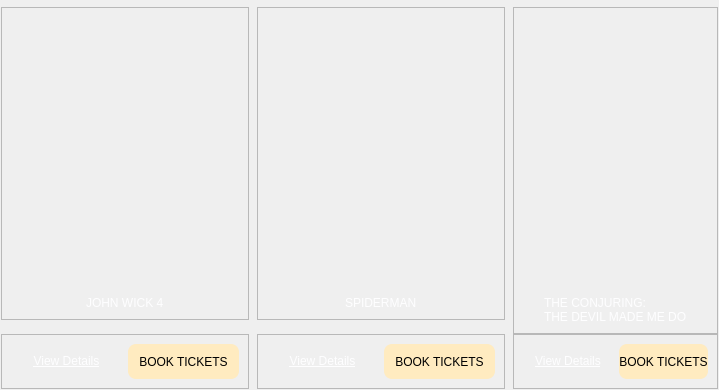
               <widget class="QWidget" name="widget_4" native="true">
                <property name="styleSheet">
                 <string notr="true"/>
                </property>
                <layout class="QHBoxLayout" name="horizontalLayout_10">
                 <property name="spacing">
                  <number>6</number>
                 </property>
                 <property name="leftMargin">
                  <number>0</number>
                 </property>
                 <property name="topMargin">
                  <number>6</number>
                 </property>
                 <property name="rightMargin">
                  <number>0</number>
                 </property>
                 <property name="bottomMargin">
                  <number>0</number>
                 </property>
                 <item>
                  <widget class="QWidget" name="widget_7" native="true">
                   <property name="minimumSize">
                    <size>
                     <width>250</width>
                     <height>0</height>
                    </size>
                   </property>
                   <layout class="QVBoxLayout" name="verticalLayout_10">
                    <property name="spacing">
                     <number>0</number>
                    </property>
                    <property name="leftMargin">
                     <number>1</number>
                    </property>
                    <property name="topMargin">
                     <number>1</number>
                    </property>
                    <property name="rightMargin">
                     <number>1</number>
                    </property>
                    <property name="bottomMargin">
                     <number>1</number>
                    </property>
                    <item>
                     <widget class="QFrame" name="frame_6">
                      <property name="frameShape">
                       <enum>QFrame::StyledPanel</enum>
                      </property>
                      <property name="frameShadow">
                       <enum>QFrame::Raised</enum>
                      </property>
                      <layout class="QVBoxLayout" name="verticalLayout_11">
                       <item alignment="Qt::AlignHCenter">
                        <widget class="QLabel" name="label_10">
                         <property name="minimumSize">
                          <size>
                           <width>185</width>
                           <height>273</height>
                          </size>
                         </property>
                         <property name="maximumSize">
                          <size>
                           <width>185</width>
                           <height>273</height>
                          </size>
                         </property>
                         <property name="text">
                          <string/>
                         </property>
                         <property name="pixmap">
                          <pixmap resource="../../utils/resources_poster.qrc">:/Poster/images/Poster/JohnWick.jpg</pixmap>
                         </property>
                         <property name="scaledContents">
                          <bool>true</bool>
                         </property>
                        </widget>
                       </item>
                       <item alignment="Qt::AlignHCenter">
                        <widget class="QLabel" name="label_11">
                         <property name="styleSheet">
                          <string notr="true">
font: 75 bold 12pt &quot;Segoe UI Variable Display&quot;;
color: rgb(254, 254, 255);</string>
                         </property>
                         <property name="text">
                          <string>JOHN WICK 4</string>
                         </property>
                        </widget>
                       </item>
                      </layout>
                     </widget>
                    </item>
                    <item alignment="Qt::AlignBottom">
                     <widget class="QFrame" name="frame_19">
                      <property name="frameShape">
                       <enum>QFrame::StyledPanel</enum>
                      </property>
                      <property name="frameShadow">
                       <enum>QFrame::Raised</enum>
                      </property>
                      <layout class="QHBoxLayout" name="horizontalLayout_17">
                       <item>
                        <widget class="QPushButton" name="btn_ViewDetails_12">
                         <property name="styleSheet">
                          <string notr="true">text-decoration: underline;
font: 63 10pt &quot;Segoe UI Semibold&quot;;
border-radius: 8px;
color: rgb(254, 254, 255);
</string>
                         </property>
                         <property name="text">
                          <string>View Details</string>
                         </property>
                         <property name="icon">
                          <iconset resource="../../utils/resources.qrc">
                           <normaloff>:/WhiteIcons/images/icons/WhiteIcons/alert_circle_ic.svg</normaloff>:/WhiteIcons/images/icons/WhiteIcons/alert_circle_ic.svg</iconset>
                         </property>
                         <property name="iconSize">
                          <size>
                           <width>24</width>
                           <height>24</height>
                          </size>
                         </property>
                        </widget>
                       </item>
                       <item>
                        <widget class="QPushButton" name="btn_BookTicket_11">
                         <property name="minimumSize">
                          <size>
                           <width>0</width>
                           <height>35</height>
                          </size>
                         </property>
                         <property name="styleSheet">
                          <string notr="true">border-radius: 8px;
font: 87 10pt &quot;Segoe UI Black&quot;;
background-color: rgb(255, 235, 192);
color: rgb(0, 0, 0);</string>
                         </property>
                         <property name="text">
                          <string>BOOK TICKETS</string>
                         </property>
                         <property name="iconSize">
                          <size>
                           <width>30</width>
                           <height>30</height>
                          </size>
                         </property>
                        </widget>
                       </item>
                      </layout>
                     </widget>
                    </item>
                   </layout>
                  </widget>
                 </item>
                 <item>
                  <widget class="QWidget" name="widget_8" native="true">
                   <property name="minimumSize">
                    <size>
                     <width>250</width>
                     <height>0</height>
                    </size>
                   </property>
                   <layout class="QVBoxLayout" name="verticalLayout_7">
                    <property name="spacing">
                     <number>0</number>
                    </property>
                    <property name="leftMargin">
                     <number>1</number>
                    </property>
                    <property name="topMargin">
                     <number>1</number>
                    </property>
                    <property name="rightMargin">
                     <number>1</number>
                    </property>
                    <property name="bottomMargin">
                     <number>1</number>
                    </property>
                    <item>
                     <widget class="QFrame" name="frame_2">
                      <property name="frameShape">
                       <enum>QFrame::StyledPanel</enum>
                      </property>
                      <property name="frameShadow">
                       <enum>QFrame::Raised</enum>
                      </property>
                      <layout class="QVBoxLayout" name="verticalLayout_12">
                       <item alignment="Qt::AlignHCenter">
                        <widget class="QLabel" name="label">
                         <property name="minimumSize">
                          <size>
                           <width>185</width>
                           <height>273</height>
                          </size>
                         </property>
                         <property name="maximumSize">
                          <size>
                           <width>185</width>
                           <height>273</height>
                          </size>
                         </property>
                         <property name="text">
                          <string/>
                         </property>
                         <property name="pixmap">
                          <pixmap resource="../../utils/resources_poster.qrc">:/Poster/images/Poster/Spiderman.jpg</pixmap>
                         </property>
                         <property name="scaledContents">
                          <bool>true</bool>
                         </property>
                        </widget>
                       </item>
                       <item alignment="Qt::AlignHCenter">
                        <widget class="QLabel" name="label_7">
                         <property name="styleSheet">
                          <string notr="true">
font: 75 bold 12pt &quot;Segoe UI Variable Display&quot;;
color: rgb(254, 254, 255);</string>
                         </property>
                         <property name="text">
                          <string>SPIDERMAN</string>
                         </property>
                        </widget>
                       </item>
                      </layout>
                     </widget>
                    </item>
                    <item alignment="Qt::AlignBottom">
                     <widget class="QFrame" name="frame_18">
                      <property name="frameShape">
                       <enum>QFrame::StyledPanel</enum>
                      </property>
                      <property name="frameShadow">
                       <enum>QFrame::Raised</enum>
                      </property>
                      <layout class="QHBoxLayout" name="horizontalLayout_16">
                       <item>
                        <widget class="QPushButton" name="btn_ViewDetails_11">
                         <property name="styleSheet">
                          <string notr="true">text-decoration: underline;
font: 63 10pt &quot;Segoe UI Semibold&quot;;
border-radius: 8px;
color: rgb(254, 254, 255);
</string>
                         </property>
                         <property name="text">
                          <string>View Details</string>
                         </property>
                         <property name="icon">
                          <iconset resource="../../utils/resources.qrc">
                           <normaloff>:/WhiteIcons/images/icons/WhiteIcons/alert_circle_ic.svg</normaloff>:/WhiteIcons/images/icons/WhiteIcons/alert_circle_ic.svg</iconset>
                         </property>
                         <property name="iconSize">
                          <size>
                           <width>24</width>
                           <height>24</height>
                          </size>
                         </property>
                        </widget>
                       </item>
                       <item>
                        <widget class="QPushButton" name="btn_BookTicket_10">
                         <property name="minimumSize">
                          <size>
                           <width>0</width>
                           <height>35</height>
                          </size>
                         </property>
                         <property name="styleSheet">
                          <string notr="true">border-radius: 8px;
font: 87 10pt &quot;Segoe UI Black&quot;;
background-color: rgb(255, 235, 192);
color: rgb(0, 0, 0);</string>
                         </property>
                         <property name="text">
                          <string>BOOK TICKETS</string>
                         </property>
                         <property name="iconSize">
                          <size>
                           <width>30</width>
                           <height>30</height>
                          </size>
                         </property>
                        </widget>
                       </item>
                      </layout>
                     </widget>
                    </item>
                   </layout>
                  </widget>
                 </item>
                 <item>
                  <widget class="QWidget" name="widget_6" native="true">
                   <property name="styleSheet">
                    <string notr="true"/>
                   </property>
                   <layout class="QVBoxLayout" name="verticalLayout_8">
                    <property name="spacing">
                     <number>0</number>
                    </property>
                    <property name="leftMargin">
                     <number>1</number>
                    </property>
                    <property name="topMargin">
                     <number>1</number>
                    </property>
                    <property name="rightMargin">
                     <number>1</number>
                    </property>
                    <property name="bottomMargin">
                     <number>1</number>
                    </property>
                    <item>
                     <widget class="QFrame" name="frame_4">
                      <property name="frameShape">
                       <enum>QFrame::StyledPanel</enum>
                      </property>
                      <property name="frameShadow">
                       <enum>QFrame::Raised</enum>
                      </property>
                      <layout class="QVBoxLayout" name="verticalLayout_9">
                       <item alignment="Qt::AlignHCenter">
                        <widget class="QLabel" name="label_8">
                         <property name="minimumSize">
                          <size>
                           <width>185</width>
                           <height>273</height>
                          </size>
                         </property>
                         <property name="maximumSize">
                          <size>
                           <width>185</width>
                           <height>273</height>
                          </size>
                         </property>
                         <property name="text">
                          <string/>
                         </property>
                         <property name="pixmap">
                          <pixmap resource="../../utils/resources_poster.qrc">:/Poster/images/Poster/TheConjuring.jpg</pixmap>
                         </property>
                         <property name="scaledContents">
                          <bool>true</bool>
                         </property>
                        </widget>
                       </item>
                       <item alignment="Qt::AlignHCenter">
                        <widget class="QLabel" name="label_9">
                         <property name="styleSheet">
                          <string notr="true">
font: 75 bold 12pt &quot;Segoe UI Variable Display&quot;;
color: rgb(254, 254, 255);</string>
                         </property>
                         <property name="text">
                          <string>THE CONJURING: &lt;br&gt;THE DEVIL MADE ME DO IT</string>
                         </property>
                         <property name="alignment">
                          <set>Qt::AlignLeading|Qt::AlignLeft|Qt::AlignVCenter</set>
                         </property>
                         <property name="wordWrap">
                          <bool>true</bool>
                         </property>
                        </widget>
                       </item>
                      </layout>
                     </widget>
                    </item>
                    <item>
                     <widget class="QFrame" name="frame_17">
                      <property name="frameShape">
                       <enum>QFrame::StyledPanel</enum>
                      </property>
                      <property name="frameShadow">
                       <enum>QFrame::Raised</enum>
                      </property>
                      <layout class="QHBoxLayout" name="horizontalLayout_15">
                       <item>
                        <widget class="QPushButton" name="btn_ViewDetails_10">
                         <property name="styleSheet">
                          <string notr="true">text-decoration: underline;
font: 63 10pt &quot;Segoe UI Semibold&quot;;
border-radius: 8px;
color: rgb(254, 254, 255);
</string>
                         </property>
                         <property name="text">
                          <string>View Details</string>
                         </property>
                         <property name="icon">
                          <iconset resource="../../utils/resources.qrc">
                           <normaloff>:/WhiteIcons/images/icons/WhiteIcons/alert_circle_ic.svg</normaloff>:/WhiteIcons/images/icons/WhiteIcons/alert_circle_ic.svg</iconset>
                         </property>
                         <property name="iconSize">
                          <size>
                           <width>24</width>
                           <height>24</height>
                          </size>
                         </property>
                        </widget>
                       </item>
                       <item>
                        <widget class="QPushButton" name="btn_BookTicket_9">
                         <property name="minimumSize">
                          <size>
                           <width>0</width>
                           <height>35</height>
                          </size>
                         </property>
                         <property name="styleSheet">
                          <string notr="true">border-radius: 8px;
font: 87 10pt &quot;Segoe UI Black&quot;;
background-color: rgb(255, 235, 192);
color: rgb(0, 0, 0);</string>
                         </property>
                         <property name="text">
                          <string>BOOK TICKETS</string>
                         </property>
                         <property name="iconSize">
                          <size>
                           <width>30</width>
                           <height>30</height>
                          </size>
                         </property>
                        </widget>
                       </item>
                      </layout>
                     </widget>
                    </item>
                   </layout>
                  </widget>
                 </item>
                </layout>
               </widget>
